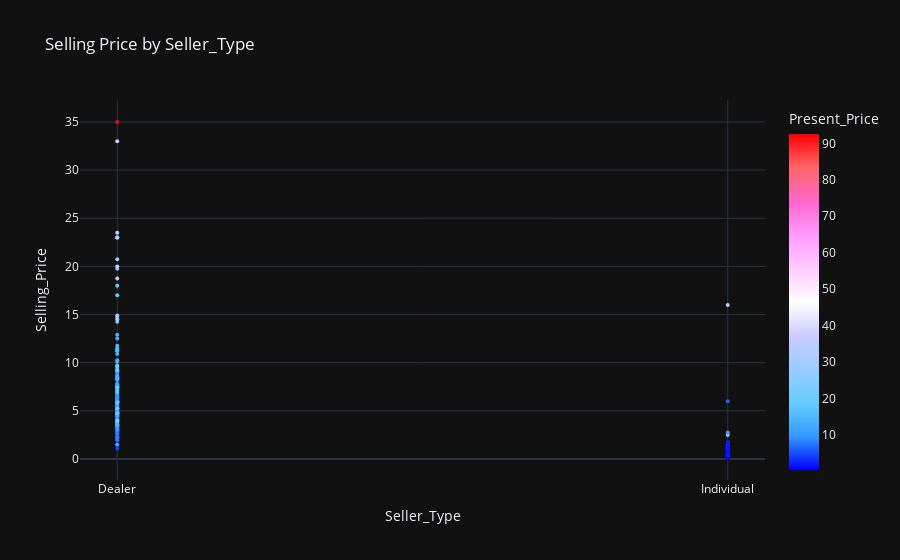

Here is the notebook cell this chart was saved with:
### Code cell
pplot('Seller_Type')

### Figure 1 — Plotly figure (JSON) as saved in the notebook; plotly's stock layout.template omitted (floating-point values rounded to 4 significant figures; data arrays with more than 128 entries replaced by an {"elided": "..."} marker saying what was removed)
{"data": [{"hovertemplate": "Seller_Type=%{x}<br>Selling_Price=%{y}<br>Present_Price=%{marker.color}<extra></extra>", "legendgroup": "", "marker": {"color": {"elided": "301 float values"}, "coloraxis": "coloraxis", "size": 4, "symbol": "circle"}, "mode": "markers", "name": "", "orientation": "v", "showlegend": false, "type": "scatter", "x": {"elided": "301 str values"}, "xaxis": "x", "y": {"elided": "301 float values"}, "yaxis": "y"}], "layout": {"coloraxis": {"colorbar": {"title": {"text": "Present_Price"}}, "colorscale": [[0, "rgb(0,0,255)"], [0.1, "rgb(51,153,255)"], [0.2, "rgb(102,204,255)"], [0.3, "rgb(153,204,255)"], [0.4, "rgb(204,204,255)"], [0.5, "rgb(255,255,255)"], [0.6, "rgb(255,204,255)"], [0.7, "rgb(255,153,255)"], [0.8, "rgb(255,102,204)"], [0.9, "rgb(255,102,102)"], [1, "rgb(255,0,0)"]]}, "legend": {"tracegroupgap": 0}, "title": {"text": "Selling Price by Seller_Type"}, "xaxis": {"anchor": "y", "domain": [0, 1], "title": {"text": "Seller_Type"}}, "yaxis": {"anchor": "x", "domain": [0, 1], "title": {"text": "Selling_Price"}}}}
